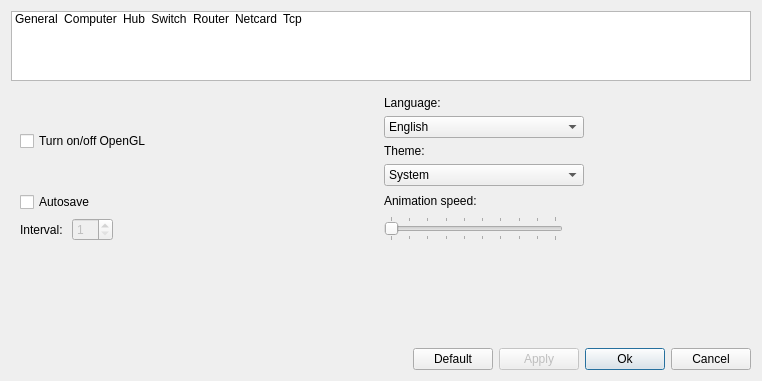
<?xml version="1.0" encoding="UTF-8"?>
<ui version="4.0">
 <class>settingDialog</class>
 <widget class="QDialog" name="settingDialog">
  <property name="geometry">
   <rect>
    <x>0</x>
    <y>0</y>
    <width>758</width>
    <height>381</height>
   </rect>
  </property>
  <property name="windowTitle">
   <string>Settings</string>
  </property>
  <layout class="QVBoxLayout" name="verticalLayout_3">
   <item>
    <widget class="QListWidget" name="listWidget">
     <property name="minimumSize">
      <size>
       <width>740</width>
       <height>70</height>
      </size>
     </property>
     <property name="maximumSize">
      <size>
       <width>16777215</width>
       <height>70</height>
      </size>
     </property>
     <property name="editTriggers">
      <set>QAbstractItemView::NoEditTriggers</set>
     </property>
     <property name="dragDropMode">
      <enum>QAbstractItemView::DragDrop</enum>
     </property>
     <property name="iconSize">
      <size>
       <width>32</width>
       <height>32</height>
      </size>
     </property>
     <property name="textElideMode">
      <enum>Qt::ElideLeft</enum>
     </property>
     <property name="spacing">
      <number>5</number>
     </property>
     <property name="viewMode">
      <enum>QListView::IconMode</enum>
     </property>
     <property name="currentRow">
      <number>-1</number>
     </property>
     <item>
      <property name="text">
       <string>General</string>
      </property>
      <property name="textAlignment">
       <set>AlignLeft|AlignVCenter</set>
      </property>
      <property name="icon">
       <iconset resource="../../netemul.qrc">
        <normaloff>:/im/images/setting.png</normaloff>:/im/images/setting.png</iconset>
      </property>
      <property name="flags">
       <set>ItemIsSelectable|ItemIsUserCheckable|ItemIsEnabled</set>
      </property>
     </item>
     <item>
      <property name="text">
       <string>Computer</string>
      </property>
      <property name="icon">
       <iconset resource="../../netemul.qrc">
        <normaloff>:/im/images/computer.png</normaloff>:/im/images/computer.png</iconset>
      </property>
      <property name="flags">
       <set>ItemIsSelectable|ItemIsUserCheckable|ItemIsEnabled</set>
      </property>
     </item>
     <item>
      <property name="text">
       <string>Hub</string>
      </property>
      <property name="icon">
       <iconset resource="../../netemul.qrc">
        <normaloff>:/im/images/hub.png</normaloff>:/im/images/hub.png</iconset>
      </property>
      <property name="flags">
       <set>ItemIsSelectable|ItemIsUserCheckable|ItemIsEnabled</set>
      </property>
     </item>
     <item>
      <property name="text">
       <string>Switch</string>
      </property>
      <property name="icon">
       <iconset resource="../../netemul.qrc">
        <normaloff>:/im/images/switch.png</normaloff>:/im/images/switch.png</iconset>
      </property>
      <property name="flags">
       <set>ItemIsSelectable|ItemIsUserCheckable|ItemIsEnabled</set>
      </property>
     </item>
     <item>
      <property name="text">
       <string>Router</string>
      </property>
      <property name="icon">
       <iconset resource="../../netemul.qrc">
        <normaloff>:/im/images/router.png</normaloff>:/im/images/router.png</iconset>
      </property>
      <property name="flags">
       <set>ItemIsSelectable|ItemIsUserCheckable|ItemIsEnabled</set>
      </property>
     </item>
     <item>
      <property name="text">
       <string>Netcard</string>
      </property>
      <property name="icon">
       <iconset resource="../../netemul.qrc">
        <normaloff>:/im/images/network_nic.png</normaloff>:/im/images/network_nic.png</iconset>
      </property>
      <property name="flags">
       <set>ItemIsSelectable|ItemIsUserCheckable|ItemIsEnabled</set>
      </property>
     </item>
     <item>
      <property name="text">
       <string>Tcp</string>
      </property>
      <property name="icon">
       <iconset resource="../../netemul.qrc">
        <normaloff>:/im/images/tcp.png</normaloff>:/im/images/tcp.png</iconset>
      </property>
     </item>
    </widget>
   </item>
   <item>
    <widget class="QStackedWidget" name="stackedWidget">
     <property name="minimumSize">
      <size>
       <width>0</width>
       <height>150</height>
      </size>
     </property>
     <property name="currentIndex">
      <number>0</number>
     </property>
     <widget class="QWidget" name="general">
      <layout class="QGridLayout" name="gridLayout">
       <item row="0" column="0">
        <widget class="QCheckBox" name="cb_opengl">
         <property name="text">
          <string>Turn on/off OpenGL</string>
         </property>
        </widget>
       </item>
       <item row="0" column="1">
        <layout class="QVBoxLayout" name="verticalLayout">
         <item>
          <widget class="QLabel" name="label_8">
           <property name="text">
            <string>Language: </string>
           </property>
          </widget>
         </item>
         <item>
          <widget class="QComboBox" name="languageBox">
           <property name="maximumSize">
            <size>
             <width>200</width>
             <height>16777215</height>
            </size>
           </property>
           <item>
            <property name="text">
             <string>English</string>
            </property>
           </item>
           <item>
            <property name="text">
             <string>Russian</string>
            </property>
           </item>
           <item>
            <property name="text">
             <string>Brazillian Portuguese</string>
            </property>
           </item>
           <item>
            <property name="text">
             <string>Spanish</string>
            </property>
           </item>
          </widget>
         </item>
         <item>
          <widget class="QLabel" name="label_theme">
           <property name="text">
            <string>Theme:</string>
           </property>
          </widget>
         </item>
         <item>
          <widget class="QComboBox" name="themeBox">
           <property name="maximumSize">
            <size>
             <width>200</width>
             <height>16777215</height>
            </size>
           </property>
           <item>
            <property name="text">
             <string>System</string>
            </property>
           </item>
           <item>
            <property name="text">
             <string>Light</string>
            </property>
           </item>
           <item>
            <property name="text">
             <string>Dark</string>
            </property>
           </item>
          </widget>
         </item>
        </layout>
       </item>
       <item row="1" column="0">
        <layout class="QHBoxLayout" name="horizontalLayout_3">
         <item>
          <widget class="QCheckBox" name="cb_autosave">
           <property name="text">
            <string>Autosave</string>
           </property>
          </widget>
         </item>
         <item>
          <spacer name="horizontalSpacer_3">
           <property name="orientation">
            <enum>Qt::Horizontal</enum>
           </property>
           <property name="sizeHint" stdset="0">
            <size>
             <width>40</width>
             <height>20</height>
            </size>
           </property>
          </spacer>
         </item>
        </layout>
       </item>
       <item row="1" column="1" rowspan="2">
        <layout class="QVBoxLayout" name="verticalLayout_13">
         <item>
          <widget class="QLabel" name="label_7">
           <property name="text">
            <string>Animation speed:</string>
           </property>
          </widget>
         </item>
         <item>
          <layout class="QHBoxLayout" name="horizontalLayout_6">
           <item>
            <widget class="QSlider" name="sl_speed">
             <property name="maximumSize">
              <size>
               <width>350</width>
               <height>16777215</height>
              </size>
             </property>
             <property name="minimum">
              <number>1</number>
             </property>
             <property name="maximum">
              <number>10</number>
             </property>
             <property name="orientation">
              <enum>Qt::Horizontal</enum>
             </property>
             <property name="tickPosition">
              <enum>QSlider::TicksBothSides</enum>
             </property>
             <property name="tickInterval">
              <number>1</number>
             </property>
            </widget>
           </item>
           <item>
            <spacer name="horizontalSpacer_2">
             <property name="orientation">
              <enum>Qt::Horizontal</enum>
             </property>
             <property name="sizeHint" stdset="0">
              <size>
               <width>128</width>
               <height>20</height>
              </size>
             </property>
            </spacer>
           </item>
          </layout>
         </item>
        </layout>
       </item>
       <item row="2" column="0">
        <layout class="QHBoxLayout" name="horizontalLayout_2">
         <item>
          <widget class="QLabel" name="label_12">
           <property name="text">
            <string>Interval: </string>
           </property>
          </widget>
         </item>
         <item>
          <widget class="QSpinBox" name="sb_autosave">
           <property name="enabled">
            <bool>false</bool>
           </property>
           <property name="maximumSize">
            <size>
             <width>150</width>
             <height>16777215</height>
            </size>
           </property>
           <property name="minimum">
            <number>1</number>
           </property>
           <property name="maximum">
            <number>30</number>
           </property>
          </widget>
         </item>
         <item>
          <spacer name="horizontalSpacer_4">
           <property name="orientation">
            <enum>Qt::Horizontal</enum>
           </property>
           <property name="sizeHint" stdset="0">
            <size>
             <width>40</width>
             <height>20</height>
            </size>
           </property>
          </spacer>
         </item>
        </layout>
       </item>
       <item row="3" column="1">
        <spacer name="verticalSpacer">
         <property name="orientation">
          <enum>Qt::Vertical</enum>
         </property>
         <property name="sizeHint" stdset="0">
          <size>
           <width>17</width>
           <height>92</height>
          </size>
         </property>
        </spacer>
       </item>
      </layout>
     </widget>
     <widget class="QWidget" name="computer">
      <layout class="QVBoxLayout" name="verticalLayout_5">
       <item>
        <layout class="QVBoxLayout" name="verticalLayout_4">
         <item>
          <widget class="QLabel" name="label_2">
           <property name="text">
            <string>Nubmer of interfaces by default:</string>
           </property>
          </widget>
         </item>
         <item>
          <widget class="QComboBox" name="computerComboBox">
           <property name="maximumSize">
            <size>
             <width>75</width>
             <height>16777215</height>
            </size>
           </property>
           <item>
            <property name="text">
             <string>1</string>
            </property>
           </item>
           <item>
            <property name="text">
             <string>2</string>
            </property>
           </item>
           <item>
            <property name="text">
             <string>3</string>
            </property>
           </item>
           <item>
            <property name="text">
             <string>4</string>
            </property>
           </item>
           <item>
            <property name="text">
             <string>5</string>
            </property>
           </item>
           <item>
            <property name="text">
             <string>6</string>
            </property>
           </item>
          </widget>
         </item>
        </layout>
       </item>
       <item>
        <spacer name="verticalSpacer_2">
         <property name="orientation">
          <enum>Qt::Vertical</enum>
         </property>
         <property name="sizeHint" stdset="0">
          <size>
           <width>20</width>
           <height>70</height>
          </size>
         </property>
        </spacer>
       </item>
      </layout>
     </widget>
     <widget class="QWidget" name="hub">
      <layout class="QVBoxLayout" name="verticalLayout_7">
       <item>
        <layout class="QVBoxLayout" name="verticalLayout_6">
         <item>
          <widget class="QLabel" name="label_3">
           <property name="text">
            <string>Number of ports by default</string>
           </property>
          </widget>
         </item>
         <item>
          <widget class="QComboBox" name="hubComboBox">
           <property name="maximumSize">
            <size>
             <width>75</width>
             <height>16777215</height>
            </size>
           </property>
           <item>
            <property name="text">
             <string>4</string>
            </property>
           </item>
           <item>
            <property name="text">
             <string>5</string>
            </property>
           </item>
           <item>
            <property name="text">
             <string>6</string>
            </property>
           </item>
           <item>
            <property name="text">
             <string>8</string>
            </property>
           </item>
           <item>
            <property name="text">
             <string>12</string>
            </property>
           </item>
           <item>
            <property name="text">
             <string>24</string>
            </property>
           </item>
           <item>
            <property name="text">
             <string>48</string>
            </property>
           </item>
          </widget>
         </item>
        </layout>
       </item>
       <item>
        <spacer name="verticalSpacer_3">
         <property name="orientation">
          <enum>Qt::Vertical</enum>
         </property>
         <property name="sizeHint" stdset="0">
          <size>
           <width>20</width>
           <height>70</height>
          </size>
         </property>
        </spacer>
       </item>
      </layout>
     </widget>
     <widget class="QWidget" name="switch_2">
      <layout class="QVBoxLayout" name="verticalLayout_10">
       <item>
        <layout class="QVBoxLayout" name="verticalLayout_8">
         <item>
          <widget class="QLabel" name="label_4">
           <property name="text">
            <string>Number of ports by default: </string>
           </property>
          </widget>
         </item>
         <item>
          <widget class="QComboBox" name="switchComboBox">
           <property name="maximumSize">
            <size>
             <width>75</width>
             <height>16777215</height>
            </size>
           </property>
           <item>
            <property name="text">
             <string>4</string>
            </property>
           </item>
           <item>
            <property name="text">
             <string>5</string>
            </property>
           </item>
           <item>
            <property name="text">
             <string>8</string>
            </property>
           </item>
           <item>
            <property name="text">
             <string>12</string>
            </property>
           </item>
           <item>
            <property name="text">
             <string>16</string>
            </property>
           </item>
           <item>
            <property name="text">
             <string>24</string>
            </property>
           </item>
           <item>
            <property name="text">
             <string>32</string>
            </property>
           </item>
           <item>
            <property name="text">
             <string>48</string>
            </property>
           </item>
          </widget>
         </item>
        </layout>
       </item>
       <item>
        <layout class="QVBoxLayout" name="verticalLayout_9">
         <item>
          <widget class="QLabel" name="label_5">
           <property name="text">
            <string>Switching table's records lifetime:</string>
           </property>
          </widget>
         </item>
         <item>
          <widget class="QSpinBox" name="sp_ttlMac">
           <property name="maximumSize">
            <size>
             <width>100</width>
             <height>16777215</height>
            </size>
           </property>
           <property name="suffix">
            <string> s</string>
           </property>
           <property name="minimum">
            <number>10</number>
           </property>
           <property name="maximum">
            <number>300</number>
           </property>
           <property name="value">
            <number>300</number>
           </property>
          </widget>
         </item>
        </layout>
       </item>
       <item>
        <spacer name="verticalSpacer_4">
         <property name="orientation">
          <enum>Qt::Vertical</enum>
         </property>
         <property name="sizeHint" stdset="0">
          <size>
           <width>20</width>
           <height>10</height>
          </size>
         </property>
        </spacer>
       </item>
      </layout>
     </widget>
     <widget class="QWidget" name="router">
      <layout class="QVBoxLayout" name="verticalLayout_12">
       <item>
        <layout class="QVBoxLayout" name="verticalLayout_11">
         <item>
          <widget class="QLabel" name="label_6">
           <property name="text">
            <string>Number of ports by default: </string>
           </property>
          </widget>
         </item>
         <item>
          <widget class="QComboBox" name="routerComboBox">
           <property name="maximumSize">
            <size>
             <width>75</width>
             <height>16777215</height>
            </size>
           </property>
           <item>
            <property name="text">
             <string>2</string>
            </property>
           </item>
           <item>
            <property name="text">
             <string>4</string>
            </property>
           </item>
           <item>
            <property name="text">
             <string>5</string>
            </property>
           </item>
           <item>
            <property name="text">
             <string>7</string>
            </property>
           </item>
           <item>
            <property name="text">
             <string>8</string>
            </property>
           </item>
           <item>
            <property name="text">
             <string>9</string>
            </property>
           </item>
          </widget>
         </item>
        </layout>
       </item>
       <item>
        <spacer name="verticalSpacer_5">
         <property name="orientation">
          <enum>Qt::Vertical</enum>
         </property>
         <property name="sizeHint" stdset="0">
          <size>
           <width>20</width>
           <height>70</height>
          </size>
         </property>
        </spacer>
       </item>
      </layout>
     </widget>
     <widget class="QWidget" name="netcard">
      <layout class="QVBoxLayout" name="verticalLayout_16">
       <item>
        <layout class="QVBoxLayout" name="verticalLayout_2">
         <item>
          <widget class="QLabel" name="label">
           <property name="text">
            <string>Lifetime arp-entries: </string>
           </property>
          </widget>
         </item>
         <item>
          <widget class="QSpinBox" name="sp_ttlArp">
           <property name="sizePolicy">
            <sizepolicy hsizetype="Maximum" vsizetype="Maximum">
             <horstretch>0</horstretch>
             <verstretch>0</verstretch>
            </sizepolicy>
           </property>
           <property name="minimumSize">
            <size>
             <width>0</width>
             <height>0</height>
            </size>
           </property>
           <property name="maximumSize">
            <size>
             <width>16777215</width>
             <height>16777215</height>
            </size>
           </property>
           <property name="suffix">
            <string> s</string>
           </property>
           <property name="minimum">
            <number>10</number>
           </property>
           <property name="maximum">
            <number>1200</number>
           </property>
          </widget>
         </item>
        </layout>
       </item>
       <item>
        <layout class="QVBoxLayout" name="verticalLayout_15">
         <item>
          <widget class="QLabel" name="label_9">
           <property name="text">
            <string>Expectation time for arp-responce</string>
           </property>
          </widget>
         </item>
         <item>
          <widget class="QSpinBox" name="sp_arpResponce">
           <property name="sizePolicy">
            <sizepolicy hsizetype="Maximum" vsizetype="Maximum">
             <horstretch>0</horstretch>
             <verstretch>0</verstretch>
            </sizepolicy>
           </property>
           <property name="suffix">
            <string> s</string>
           </property>
           <property name="minimum">
            <number>10</number>
           </property>
           <property name="maximum">
            <number>300</number>
           </property>
          </widget>
         </item>
        </layout>
       </item>
       <item>
        <spacer name="verticalSpacer_6">
         <property name="orientation">
          <enum>Qt::Vertical</enum>
         </property>
         <property name="sizeHint" stdset="0">
          <size>
           <width>20</width>
           <height>29</height>
          </size>
         </property>
        </spacer>
       </item>
      </layout>
     </widget>
     <widget class="QWidget" name="tcp">
      <layout class="QVBoxLayout" name="verticalLayout_18">
       <item>
        <layout class="QVBoxLayout" name="verticalLayout_17">
         <item>
          <widget class="QLabel" name="label_10">
           <property name="text">
            <string>Number of repeat sendings:</string>
           </property>
          </widget>
         </item>
         <item>
          <widget class="QSpinBox" name="sb_send">
           <property name="sizePolicy">
            <sizepolicy hsizetype="Preferred" vsizetype="Fixed">
             <horstretch>0</horstretch>
             <verstretch>0</verstretch>
            </sizepolicy>
           </property>
           <property name="maximumSize">
            <size>
             <width>75</width>
             <height>16777215</height>
            </size>
           </property>
           <property name="maximum">
            <number>10</number>
           </property>
           <property name="value">
            <number>1</number>
           </property>
          </widget>
         </item>
         <item>
          <widget class="QLabel" name="label_11">
           <property name="text">
            <string>Waiting confirmation time:</string>
           </property>
          </widget>
         </item>
         <item>
          <widget class="QSpinBox" name="sb_waitingTime">
           <property name="sizePolicy">
            <sizepolicy hsizetype="Preferred" vsizetype="Fixed">
             <horstretch>0</horstretch>
             <verstretch>0</verstretch>
            </sizepolicy>
           </property>
           <property name="minimumSize">
            <size>
             <width>0</width>
             <height>0</height>
            </size>
           </property>
           <property name="maximumSize">
            <size>
             <width>75</width>
             <height>16777215</height>
            </size>
           </property>
           <property name="suffix">
            <string> s</string>
           </property>
           <property name="minimum">
            <number>30</number>
           </property>
           <property name="maximum">
            <number>130</number>
           </property>
           <property name="value">
            <number>30</number>
           </property>
          </widget>
         </item>
        </layout>
       </item>
       <item>
        <spacer name="verticalSpacer_7">
         <property name="orientation">
          <enum>Qt::Vertical</enum>
         </property>
         <property name="sizeHint" stdset="0">
          <size>
           <width>20</width>
           <height>109</height>
          </size>
         </property>
        </spacer>
       </item>
      </layout>
     </widget>
    </widget>
   </item>
   <item>
    <layout class="QHBoxLayout" name="horizontalLayout">
     <item>
      <spacer name="horizontalSpacer">
       <property name="orientation">
        <enum>Qt::Horizontal</enum>
       </property>
       <property name="sizeHint" stdset="0">
        <size>
         <width>40</width>
         <height>20</height>
        </size>
       </property>
      </spacer>
     </item>
     <item>
      <widget class="QPushButton" name="btn_default">
       <property name="text">
        <string>Default</string>
       </property>
       <property name="icon">
        <iconset resource="../../netemul.qrc">
         <normaloff>:/im/images/cogwheel.png</normaloff>:/im/images/cogwheel.png</iconset>
       </property>
      </widget>
     </item>
     <item>
      <widget class="QPushButton" name="btn_apply">
       <property name="enabled">
        <bool>false</bool>
       </property>
       <property name="text">
        <string>Apply</string>
       </property>
       <property name="icon">
        <iconset resource="../../netemul.qrc">
         <normaloff>:/im/images/refresh.png</normaloff>:/im/images/refresh.png</iconset>
       </property>
      </widget>
     </item>
     <item>
      <widget class="QPushButton" name="btn_ok">
       <property name="text">
        <string>Ok</string>
       </property>
       <property name="icon">
        <iconset resource="../../netemul.qrc">
         <normaloff>:/im/images/ok.png</normaloff>:/im/images/ok.png</iconset>
       </property>
       <property name="default">
        <bool>true</bool>
       </property>
      </widget>
     </item>
     <item>
      <widget class="QPushButton" name="btn_cancel">
       <property name="enabled">
        <bool>true</bool>
       </property>
       <property name="text">
        <string>Cancel</string>
       </property>
       <property name="icon">
        <iconset resource="../../netemul.qrc">
         <normaloff>:/im/images/not.png</normaloff>:/im/images/not.png</iconset>
       </property>
      </widget>
     </item>
    </layout>
   </item>
  </layout>
 </widget>
 <tabstops>
  <tabstop>btn_ok</tabstop>
  <tabstop>btn_apply</tabstop>
  <tabstop>btn_cancel</tabstop>
  <tabstop>computerComboBox</tabstop>
  <tabstop>hubComboBox</tabstop>
  <tabstop>switchComboBox</tabstop>
  <tabstop>sp_ttlMac</tabstop>
  <tabstop>routerComboBox</tabstop>
  <tabstop>listWidget</tabstop>
 </tabstops>
 <resources>
  <include location="../../netemul.qrc"/>
 </resources>
 <connections>
  <connection>
   <sender>btn_cancel</sender>
   <signal>clicked()</signal>
   <receiver>settingDialog</receiver>
   <slot>reject()</slot>
   <hints>
    <hint type="sourcelabel">
     <x>747</x>
     <y>370</y>
    </hint>
    <hint type="destinationlabel">
     <x>637</x>
     <y>204</y>
    </hint>
   </hints>
  </connection>
  <connection>
   <sender>btn_ok</sender>
   <signal>clicked()</signal>
   <receiver>settingDialog</receiver>
   <slot>apply()</slot>
   <hints>
    <hint type="sourcelabel">
     <x>651</x>
     <y>370</y>
    </hint>
    <hint type="destinationlabel">
     <x>349</x>
     <y>265</y>
    </hint>
   </hints>
  </connection>
  <connection>
   <sender>btn_apply</sender>
   <signal>clicked()</signal>
   <receiver>settingDialog</receiver>
   <slot>apply()</slot>
   <hints>
    <hint type="sourcelabel">
     <x>560</x>
     <y>370</y>
    </hint>
    <hint type="destinationlabel">
     <x>269</x>
     <y>262</y>
    </hint>
   </hints>
  </connection>
  <connection>
   <sender>listWidget</sender>
   <signal>currentRowChanged(int)</signal>
   <receiver>stackedWidget</receiver>
   <slot>setCurrentIndex(int)</slot>
   <hints>
    <hint type="sourcelabel">
     <x>318</x>
     <y>73</y>
    </hint>
    <hint type="destinationlabel">
     <x>262</x>
     <y>97</y>
    </hint>
   </hints>
  </connection>
  <connection>
   <sender>computerComboBox</sender>
   <signal>currentIndexChanged(int)</signal>
   <receiver>settingDialog</receiver>
   <slot>applyEnable()</slot>
   <hints>
    <hint type="sourcelabel">
     <x>78</x>
     <y>98</y>
    </hint>
    <hint type="destinationlabel">
     <x>20</x>
     <y>258</y>
    </hint>
   </hints>
  </connection>
  <connection>
   <sender>hubComboBox</sender>
   <signal>currentIndexChanged(int)</signal>
   <receiver>settingDialog</receiver>
   <slot>applyEnable()</slot>
   <hints>
    <hint type="sourcelabel">
     <x>69</x>
     <y>98</y>
    </hint>
    <hint type="destinationlabel">
     <x>37</x>
     <y>264</y>
    </hint>
   </hints>
  </connection>
  <connection>
   <sender>switchComboBox</sender>
   <signal>currentIndexChanged(int)</signal>
   <receiver>settingDialog</receiver>
   <slot>applyEnable()</slot>
   <hints>
    <hint type="sourcelabel">
     <x>68</x>
     <y>87</y>
    </hint>
    <hint type="destinationlabel">
     <x>67</x>
     <y>266</y>
    </hint>
   </hints>
  </connection>
  <connection>
   <sender>sp_ttlMac</sender>
   <signal>valueChanged(int)</signal>
   <receiver>settingDialog</receiver>
   <slot>applyEnable()</slot>
   <hints>
    <hint type="sourcelabel">
     <x>90</x>
     <y>98</y>
    </hint>
    <hint type="destinationlabel">
     <x>186</x>
     <y>239</y>
    </hint>
   </hints>
  </connection>
  <connection>
   <sender>languageBox</sender>
   <signal>currentIndexChanged(int)</signal>
   <receiver>settingDialog</receiver>
   <slot>applyEnable()</slot>
   <hints>
    <hint type="sourcelabel">
     <x>111</x>
     <y>148</y>
    </hint>
    <hint type="destinationlabel">
     <x>40</x>
     <y>290</y>
    </hint>
   </hints>
  </connection>
  <connection>
   <sender>themeBox</sender>
   <signal>currentIndexChanged(int)</signal>
   <receiver>settingDialog</receiver>
   <slot>applyEnable()</slot>
   <hints>
    <hint type="sourcelabel">
     <x>111</x>
     <y>200</y>
    </hint>
    <hint type="destinationlabel">
     <x>40</x>
     <y>290</y>
    </hint>
   </hints>
  </connection>
  <connection>
   <sender>routerComboBox</sender>
   <signal>currentIndexChanged(int)</signal>
   <receiver>settingDialog</receiver>
   <slot>applyEnable()</slot>
   <hints>
    <hint type="sourcelabel">
     <x>67</x>
     <y>98</y>
    </hint>
    <hint type="destinationlabel">
     <x>105</x>
     <y>255</y>
    </hint>
   </hints>
  </connection>
  <connection>
   <sender>sl_speed</sender>
   <signal>valueChanged(int)</signal>
   <receiver>settingDialog</receiver>
   <slot>applyEnable()</slot>
   <hints>
    <hint type="sourcelabel">
     <x>232</x>
     <y>148</y>
    </hint>
    <hint type="destinationlabel">
     <x>104</x>
     <y>288</y>
    </hint>
   </hints>
  </connection>
  <connection>
   <sender>sb_send</sender>
   <signal>valueChanged(int)</signal>
   <receiver>settingDialog</receiver>
   <slot>applyEnable()</slot>
   <hints>
    <hint type="sourcelabel">
     <x>65</x>
     <y>114</y>
    </hint>
    <hint type="destinationlabel">
     <x>383</x>
     <y>162</y>
    </hint>
   </hints>
  </connection>
  <connection>
   <sender>sb_waitingTime</sender>
   <signal>valueChanged(int)</signal>
   <receiver>settingDialog</receiver>
   <slot>applyEnable()</slot>
   <hints>
    <hint type="sourcelabel">
     <x>65</x>
     <y>114</y>
    </hint>
    <hint type="destinationlabel">
     <x>383</x>
     <y>162</y>
    </hint>
   </hints>
  </connection>
  <connection>
   <sender>btn_default</sender>
   <signal>clicked()</signal>
   <receiver>settingDialog</receiver>
   <slot>defaultSettings()</slot>
   <hints>
    <hint type="sourcelabel">
     <x>469</x>
     <y>370</y>
    </hint>
    <hint type="destinationlabel">
     <x>303</x>
     <y>287</y>
    </hint>
   </hints>
  </connection>
  <connection>
   <sender>sp_ttlArp</sender>
   <signal>valueChanged(int)</signal>
   <receiver>settingDialog</receiver>
   <slot>applyEnable()</slot>
   <hints>
    <hint type="sourcelabel">
     <x>71</x>
     <y>114</y>
    </hint>
    <hint type="destinationlabel">
     <x>142</x>
     <y>277</y>
    </hint>
   </hints>
  </connection>
  <connection>
   <sender>sp_arpResponce</sender>
   <signal>valueChanged(int)</signal>
   <receiver>settingDialog</receiver>
   <slot>applyEnable()</slot>
   <hints>
    <hint type="sourcelabel">
     <x>43</x>
     <y>114</y>
    </hint>
    <hint type="destinationlabel">
     <x>67</x>
     <y>300</y>
    </hint>
   </hints>
  </connection>
  <connection>
   <sender>cb_opengl</sender>
   <signal>clicked()</signal>
   <receiver>settingDialog</receiver>
   <slot>applyEnable()</slot>
   <hints>
    <hint type="sourcelabel">
     <x>159</x>
     <y>199</y>
    </hint>
    <hint type="destinationlabel">
     <x>179</x>
     <y>309</y>
    </hint>
   </hints>
  </connection>
  <connection>
   <sender>cb_autosave</sender>
   <signal>clicked()</signal>
   <receiver>settingDialog</receiver>
   <slot>applyEnable()</slot>
   <hints>
    <hint type="sourcelabel">
     <x>189</x>
     <y>173</y>
    </hint>
    <hint type="destinationlabel">
     <x>4</x>
     <y>142</y>
    </hint>
   </hints>
  </connection>
  <connection>
   <sender>sb_autosave</sender>
   <signal>valueChanged(int)</signal>
   <receiver>settingDialog</receiver>
   <slot>applyEnable()</slot>
   <hints>
    <hint type="sourcelabel">
     <x>275</x>
     <y>210</y>
    </hint>
    <hint type="destinationlabel">
     <x>71</x>
     <y>341</y>
    </hint>
   </hints>
  </connection>
  <connection>
   <sender>cb_autosave</sender>
   <signal>toggled(bool)</signal>
   <receiver>settingDialog</receiver>
   <slot>autosaveChanged(bool)</slot>
   <hints>
    <hint type="sourcelabel">
     <x>221</x>
     <y>170</y>
    </hint>
    <hint type="destinationlabel">
     <x>162</x>
     <y>362</y>
    </hint>
   </hints>
  </connection>
 </connections>
 <slots>
  <slot>apply()</slot>
  <slot>applyEnable()</slot>
  <slot>defaultSettings()</slot>
  <slot>autosaveChanged(bool)</slot>
 </slots>
</ui>
